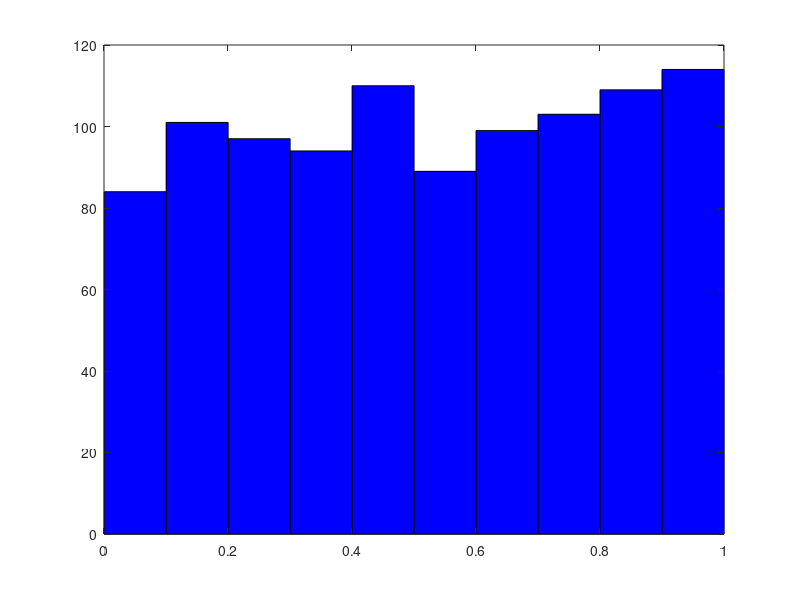

The MATLAB source for this figure:
numere_aleatoare = rand(1,1000);

numar_dreptunghiuri = 10;
[numere_din_interval, centrele] = hist(numere_aleatoare,numar_dreptunghiuri);

bar(centrele, numere_din_interval, 1, 'b');

% Numere din intervalul (a,b)

A = 5;
B = 10;

numere_interval = (B-A) .* numere_aleatoare + A;

min(numere_interval)
max(numere_interval)
